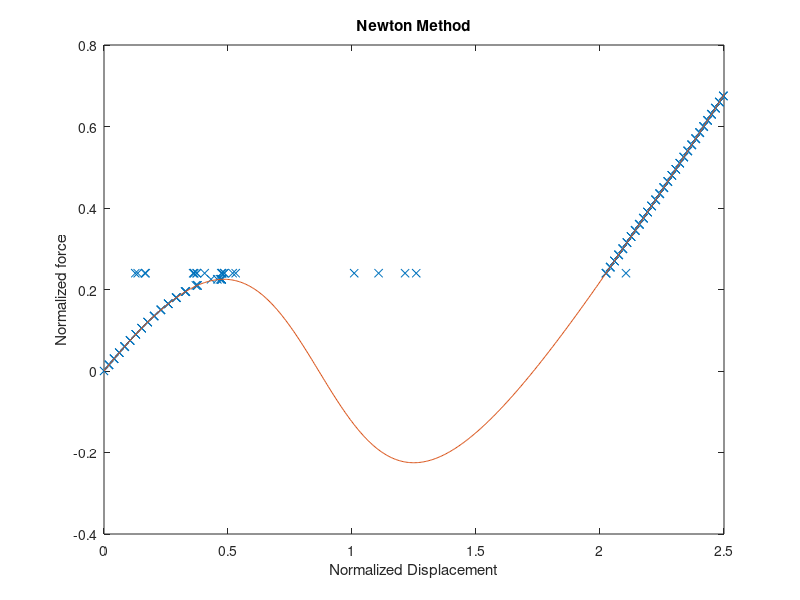
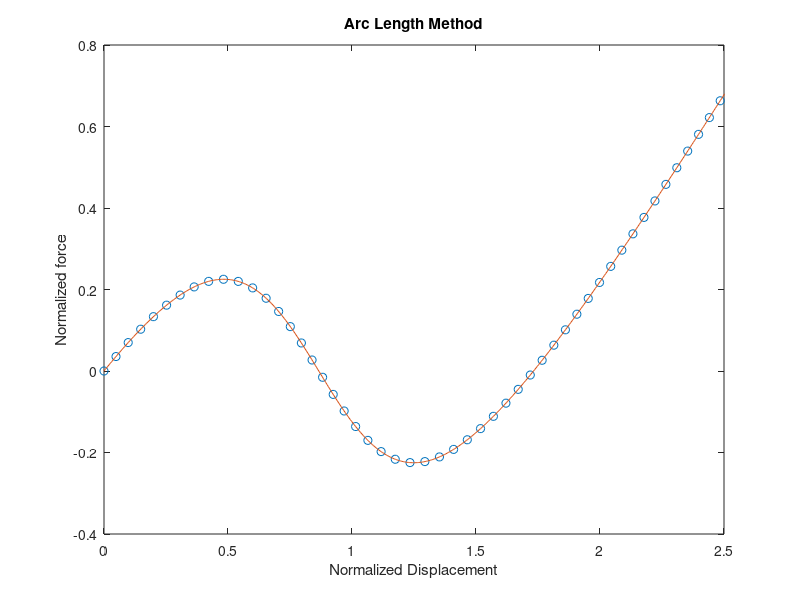

Here is the MATLAB script that generated these plots, in order:
function project()
clc
clear all

% User inputs
th0=pi/3;
tol=1e-12;

%Newton's Method's inputs
incr_n=10000;
max_iter_n=60;
tol_n=1e-12;
dl=1.5e-2;

%Arc Length Method's inputs
incr_arc=2000;
max_iter_arc=10;
psi=1;
dll=6e-2;
tol_arc=1e-12;

[a_arc,al_arc]=riks(psi,dll,th0,incr_arc,max_iter_arc,tol_arc);
[a_t,al_t]=newton(dl,th0,incr_n,max_iter_n,tol_n);

%Plot for Newton's Method
figure(1)
plot(a_t,al_t,'x')
hold on
exx=linspace(0,2.6,501);
exy=((1./sqrt(b(exx,th0)) - 1.0).*(sin(th0)-exx));
plot(exx,exy)
title('Newton Method')
xlabel('Normalized Displacement')
xlim([0 2.5])
ylabel('Normalized force')
hold off

%Plot for Arc Length Method
figure(2)
plot(a_arc,al_arc,'o')
hold on
exx=linspace(0,2.6,501);
exy=((1./sqrt(b(exx,th0)) - 1.0).*(sin(th0)-exx));
plot(exx,exy)
title('Arc Length Method')
xlim([0 2.5])
xlabel('Normalized Displacement')
ylabel('Normalized force')
hold off

end

%% Newton's Method
function [a_t,al_t]=newton(dl,th0,incr,max_iter,tol)
    n=1;
    iq=zeros(n,1);
    iq(1)=1;

    a=zeros(n,1);
    f=zeros(n,1);
    df=zeros(n,n);
    dfinv=zeros(n,n);

    dls=zeros(2,1);
    dao=zeros(n,1);
    al=0.0;
    
    a_t=0;
    al_t=0;
    
    count=1;
    
    for i=1:incr
       if a(1)>=2.5
           break;
       end
       da=zeros(n,1);
     
       a=a+da;
       al=al+dl;
       
       f=fcn((a),th0,(al));
       fcheck=sqrt(f'*f);
       
       if fcheck<tol
           iloop=0;
       else
           iters=0;
           while fcheck>tol
               iters=iters+1;
               [df,dfinv]=dfcn(a,th0,al);
               da=-1*(dfinv'*f);
               
               a=a+da;
               
               count=count+1;
               a_t(count)=a;
               al_t(count)=al;
               f=fcn(a,th0,al);
               fcheck=sqrt(f'*f);
               
               if iters>max_iter
                   disp([ 'Convergence cannot achieved within',max_iter,'iterations'])
                   disp('Program stops')
                   return
               end
           end
       end
    end
disp('The program completed successfully') 
end

%% Riks Method
function [a_t,al_t] = riks(psi,dll,th0,incr,max_iter,tol)
    
    n=1;
    iq=zeros(n,1);
    iq(1)=1;

    a=zeros(n,1);
    f=zeros(n,1);
    df=zeros(n,n);
    dfinv=zeros(n,n);

    dls=zeros(2,1);
    dao=zeros(n,1);
    al=0.0;
    
    a_t=0;
    al_t=0;
    
    count=1;
    
    for i=1:incr
        if a(1)>2.5
            break;
        end
        da=zeros(n,1);
        dab=da;
        dat=da;
        dda1=da;
        dda2=da;
        dda=da;
        dalpha=da;
        dl=0.0;

        [df,dfinv]=dfcn(a+da,th0,al+dl);
        dat=dfinv'*iq;

        [ddl1,ddl2]=arc(psi,dll,da,dab,dat,dl,iq);

        dda1=dab+ddl1*dat;
        dda2=dab+ddl2*dat;

        %    det=det(df);
        det=df;

        if det*ddl1>0
            dda=dda1;
            ddl=ddl1;
        else
            dda=dda2;
            ddl=ddl2;
        end

        dalfa=da+dda;
        dlamda=dl+ddl;

        f=fcn((a+dalfa),th0,(al+dlamda));

        fcheck=sqrt(f'*f);

        if fcheck<tol
            a_t(count)=a;
            al_t(count)=al;
            a=a+dalfa;
            al=al+dlamda;
            
            count=count+1;
            a_t(count)=a;
            al_t(count)=al;
            
            dao=dalfa;
            dlo=dlamda;
            iloop=0;
        else
            iters=0;
            while fcheck>tol
                iters=iters+1;
                da=dalfa;
                dl=dlamda;

                f=fcn((a+da),th0,(al+dl));
                [df,dfinv]=dfcn((a+da),th0,(al+dl));

                dab=-dfinv'*f;
                dat=dfinv'*iq;

                [ddl1,ddl2]=arc(psi,dll,da,dab,dat,dl,iq);


                dda1=dab+ddl1*dat;
                dda2=dab+ddl2*dat;

                % 			det=det(df);
                det=df;

                daomag=(dao'*dao);

                if daomag==0.
                    if (dl+ddl1)*(det)>0
                        dda=dda1;
                        ddl=ddl1;
                    else
                        dda=dda2;
                        ddl=ddl2;
                    end

                else
                    aux1=(da+dda1)'*dao;
                    aux2=(da+dda2)'*dao;

                    aux3=dlamda*(dl+ddl1)*(iq'*iq);
                    aux4=dlamda*(dl+ddl2)*(iq'*iq);

                    dot1=aux1+(psi^2)*aux3;
                    dot2=aux2+(psi^2)*aux4;

                    if dot1>dot2
                        dda=dda1;
                        dd1=ddl1;
                    else
                        dda=dda2;
                        ddl=ddl2;
                    end

                end
                if ddl1==ddl2
                    dda=dda1;
                    ddl=ddl1;
                end

                dalfa=da+dda;
                dlamda=dl+ddl;

                f=fcn((a+dalfa),th0,(al+dlamda));
                fcheck=norm(f);

                if iters>max_iter
                    iters=max_iter+1;
                    break;
                end

            end

            if iters>max_iter
                disp(['Convergence cannot achieved within',max_iter,'iterations'])
                disp('Program stops')
                hold off
                return
            else
                a_t(count)=a;
                al_t(count)=al;
                a=a+dalfa;
                al=al+dlamda;
                
                count=count+1;
                a_t(count)=a;
                al_t(count)=al;
                dao=dalfa;
                dlo=dlamda;
            end
            plot(a,al,'x');
        end
    end
end
%% Helper Functions

function bb=b(x,y)
    bb=1.+x.^2.0-2.0.*x.*sin(y);
end

function f=fcn(x,y,z)
    bb=b(x(1),y);
	f(1)=(1./sqrt(bb)-1.0)*(sin(y)-x(1))-z;
end

function [df,dfinv]=dfcn(x,y,z)
    bb=b(x(1),y);
    df=zeros(1,1);
	df(1,1)=1-(1.-sin(y)^2.0)/(bb^1.5);
	dfinv=inv(df);
end

function [ddl1,ddl2]=arc(psi,dll,da,dab,dat,dl,iq)
   
    c1=dat'*dat+(psi^2)*(iq'*iq);
    c2=2.0*(((da+dab)'*dat)+dl*(psi^2)*(iq'*iq));
    c3=(da+dab)'*(da+dab)+(dl^2)*(psi^2)*(iq'*iq)-(dll^2);
    
    if c2^2-4*c1*c3>0
        dls=roots([c1,c2,c3]);
        ddl1=dls(1);
        ddl2=dls(2);
    else
       ddl1=-c2/(2*c1);
       ddl2=-c2/(2*c1);
       disp('Poosible isssue in arc length')
    end
end
